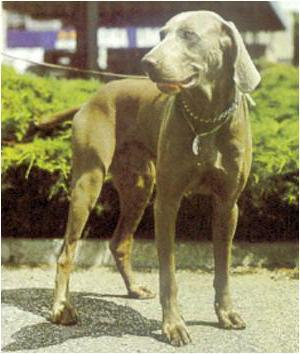
#> input picture breads/pets_classifer-master/images/Weimaraner/flipped_n02092339_1856.jpg, 300 x 354 px, found by its file name; its folder holds 4 pictures in this run
$ python boost.py
#> lines starting #> are read from the running program, lines starting #| are printed output that depends on the picture
from PIL import Image, ImageOps
import os

def flip_image_horizontally(image):
    """
    对图像进行水平翻转。

    :param image: Pillow Image 对象
    :return: 水平翻转后的图像
    """
    return ImageOps.mirror(image)

def process_images(input_dir, output_dir):
    """
    处理输入目录中的所有图片，进行水平翻转，并保存到输出目录。

    :param input_dir: 输入图片目录
    :param output_dir: 输出翻转后图片的目录
    """
#> called with input_dir = 'C:/Users/User/Desktop/images/Weimaraner', output_dir = 'C:/Users/User/Desktop/images/boost'
    # 检查输出目录是否存在，如果不存在则创建
    if not os.path.exists(output_dir):
        os.makedirs(output_dir)

    # 遍历输入目录中的所有文件
    for filename in os.listdir(input_dir):
        if filename.lower().endswith(('png', 'jpg', 'jpeg', 'bmp', 'gif')):
            img_path = os.path.join(input_dir, filename)
            img = Image.open(img_path)
#> img is the input picture: PIL image 300x354 RGB; mean R, G, B 138.7, 131.7, 95.1

            # 检查并转换图像模式为 RGB，如果是P模式或带透明度通道的图像
            if img.mode != 'RGB':
                img = img.convert('RGB')

            flipped_img = flip_image_horizontally(img)  # 进行水平翻转
#> in flip_image_horizontally, `return ImageOps.mirror(image)`:
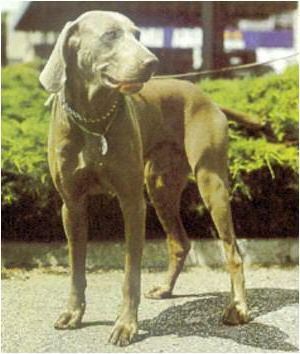
#> returned value: PIL image 300x354 RGB; mean R, G, B 138.7, 131.7, 95.1
            flipped_img.save(os.path.join(output_dir, f'flipped_{filename}'))  # 保存翻转后的图像
#> pass 2 of the loop in process_images, `for filename in os.listdir(input_dir):`:
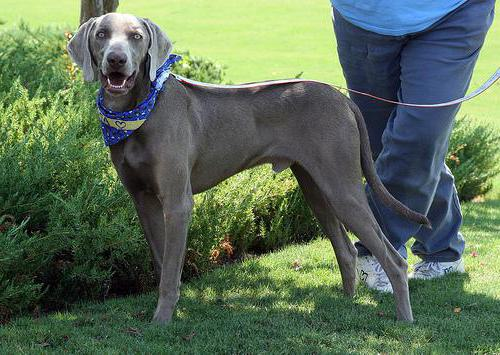
#> input picture breads/pets_classifer-master/images/Weimaraner/flipped_n02092339_6209.jpg, 500 x 355 px, found by its file name
#> in process_images, img is the input picture: PIL image 500x355 RGB; mean R, G, B 90.9, 109.7, 86.9
#> in flip_image_horizontally (call 2), `return ImageOps.mirror(image)`:
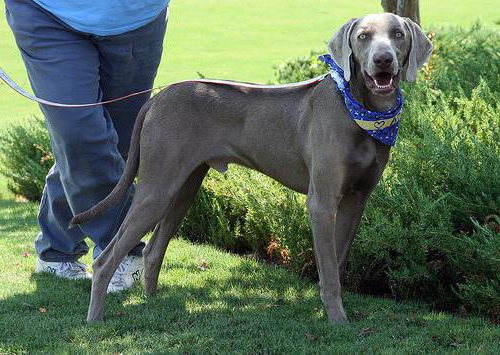
#> returned value: PIL image 500x355 RGB; mean R, G, B 90.9, 109.7, 86.9
#> pass 3 of the loop in process_images, `for filename in os.listdir(input_dir):`:
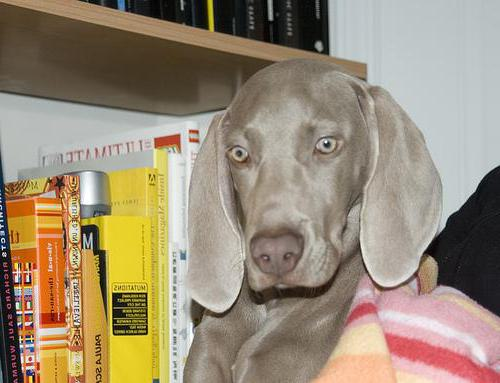
#> input picture breads/pets_classifer-master/images/Weimaraner/flipped_n02092339_7499.jpg, 500 x 383 px, found by its file name
#> in process_images, img is the input picture: PIL image 500x383 RGB; mean R, G, B 154.7, 140, 118.1
#> in flip_image_horizontally (call 3), `return ImageOps.mirror(image)`:
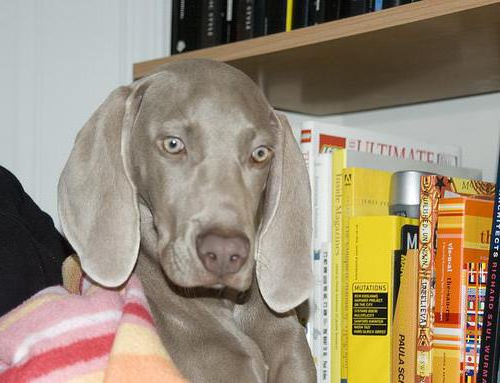
#> returned value: PIL image 500x383 RGB; mean R, G, B 154.7, 140, 118.1
#> the loop made 4 passes; the first 3 are shown


# 使用示例
input_directory = 'C:/Users/User/Desktop/images/Weimaraner'  # 替换为你的输入图片文件夹路径
output_directory = 'C:/Users/User/Desktop/images/boost'  # 替换为你希望保存增强图片的文件夹路径
process_images(input_directory, output_directory)
